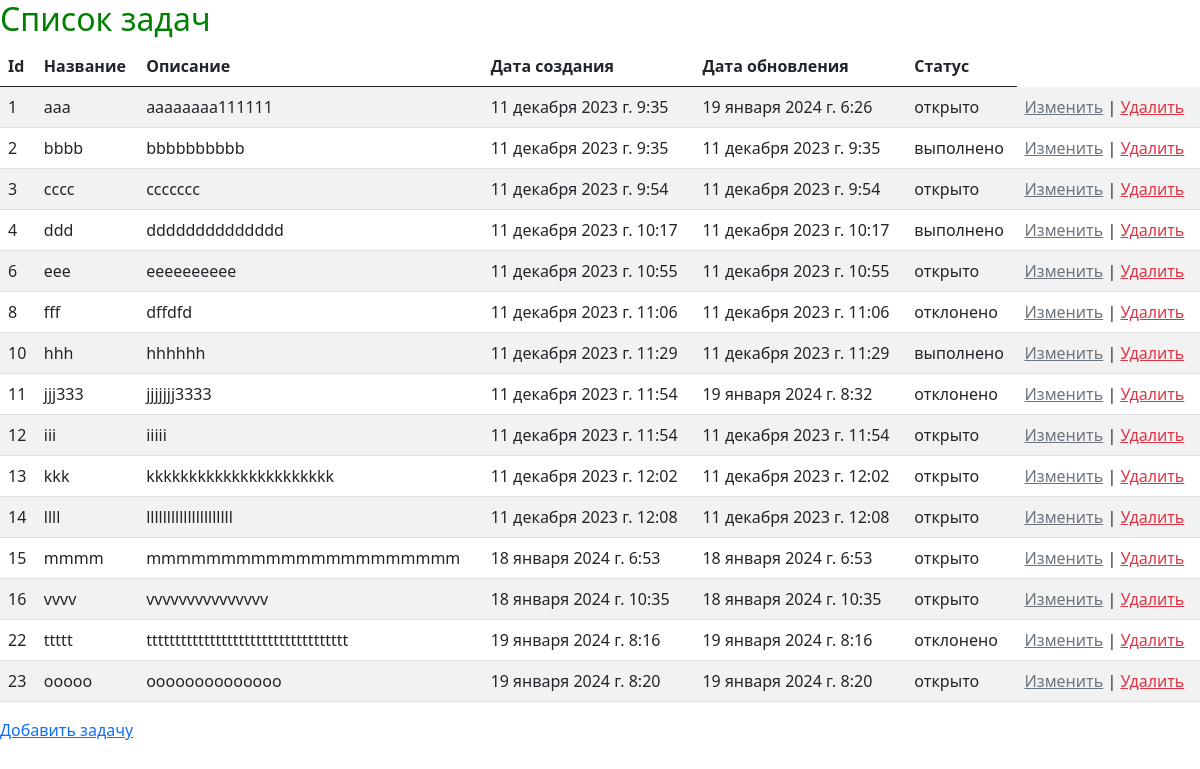
The app's page /, older data.
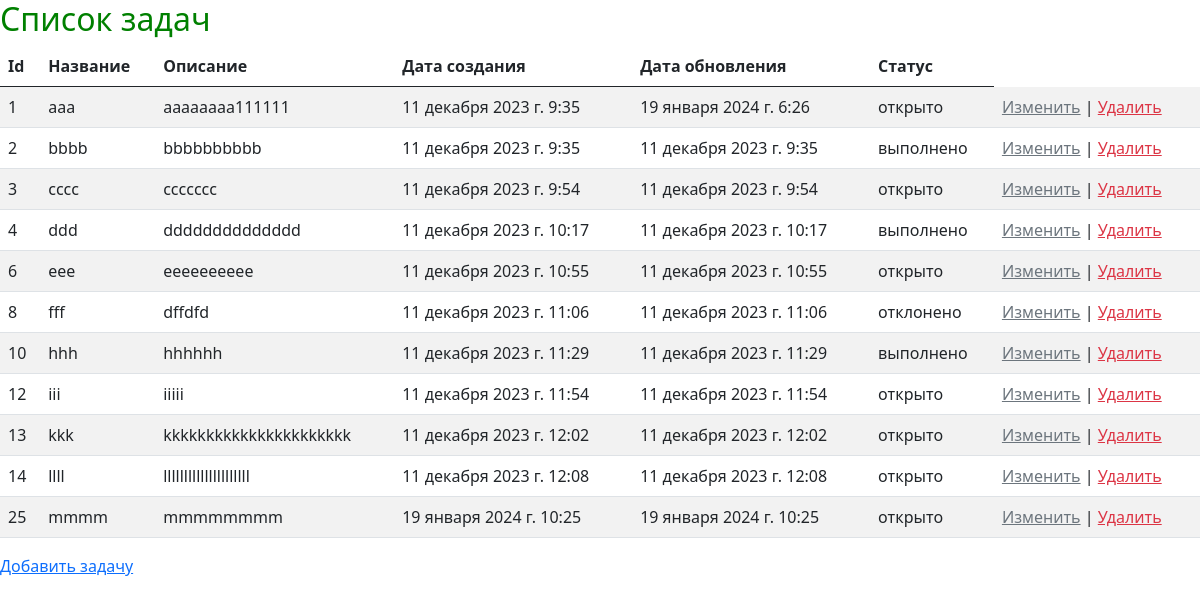
The same page, newer data.
### todolist/models.py (models this page shows, shortened)
class Task(models.Model):
    id = models.AutoField(primary_key=True)
    name = models.CharField(max_length=50)
    desc = models.TextField()
    create_time = models.DateTimeField(auto_now_add=True)
    update_time = models.DateTimeField(auto_now=True)
    status_id = models.ForeignKey(Status, on_delete=models.CASCADE, default="open")

class Status(models.Model):
    name_status = models.CharField(max_length=20)
    def __str__(self):
        return self.name_status

### todolist/views.py (the view)
# urls.py: path("", index),
def index(request):
    tasks = Task.objects.all()
    data = {"variable": "Hello!!!", "tasks": tasks}
    return render(request, "index.html", context=data)

### todolist/templates/index.html (shortened to what this page needs)
<!DOCTYPE html>
{% load static %}
<html lang="en">
<head>
    <link rel="stylesheet" href="{% static 'styles.css' %}" />
    <link href="https://cdn.jsdelivr.net/npm/bootstrap@5.0.1/dist/css/bootstrap.min.css" rel="stylesheet">
</head>
<body>
    {% if tasks.count > 0 %}
    <h2>Список задач</h2>
    <table class="table table-striped">
        <thead><th scope="col">Id</th><th scope="col">Название</th><th scope="col">Описание</th><th scope="col">Дата создания</th><th scope="col">Дата обновления</th><th scope="col">Статус</th></thead>
        {% for task in tasks %}
        <tr>
            <td>{{ task.id }}</td>
            <td>{{ task.name }}</td>
            <td>{{ task.desc }}</td>
            <td>{{ task.create_time }}</td>
            <td>{{ task.update_time }}</td>
            <td>{{ task.status_id }}</td>
            <td><a href="edit_task/{{task.id}}" class="link-secondary">Изменить</a> | <a href="" class="link-danger" onclick="showConfirmation({{task.id}});">Удалить</a></td>
        </tr>
        {% endfor %}
    </table>
    {% endif %}
    <p><a href="add_task">Добавить задачу</a></p>
</body>
</html>

Row changes from the older to the newer data that the page shows:
removed Task: id "11", name "jjj333", desc "jjjjjjj3333", create_time "11 декабря 2023 г. 11:54", update_time "19 января 2024 г. 8:32", status_id "отклонено"
removed Task: id "15", name "mmmm", desc "mmmmmmmmmmmmmmmmmmmmm", create_time "18 января 2024 г. 6:53", update_time "18 января 2024 г. 6:53", status_id "открыто"
removed Task: id "16", name "vvvv", desc "vvvvvvvvvvvvvvv", create_time "18 января 2024 г. 10:35", update_time "18 января 2024 г. 10:35", status_id "открыто"
removed Task: id "22", name "ttttt", desc "ttttttttttttttttttttttttttttttttttt", create_time "19 января 2024 г. 8:16", update_time "19 января 2024 г. 8:16", status_id "отклонено"
removed Task: id "23", name "ooooo", desc "oooooooooooooo", create_time "19 января 2024 г. 8:20", update_time "19 января 2024 г. 8:20", status_id "открыто"
added Task: id "25", name "mmmm", desc "mmmmmmmm", create_time "19 января 2024 г. 10:25", update_time "19 января 2024 г. 10:25", status_id "открыто"
